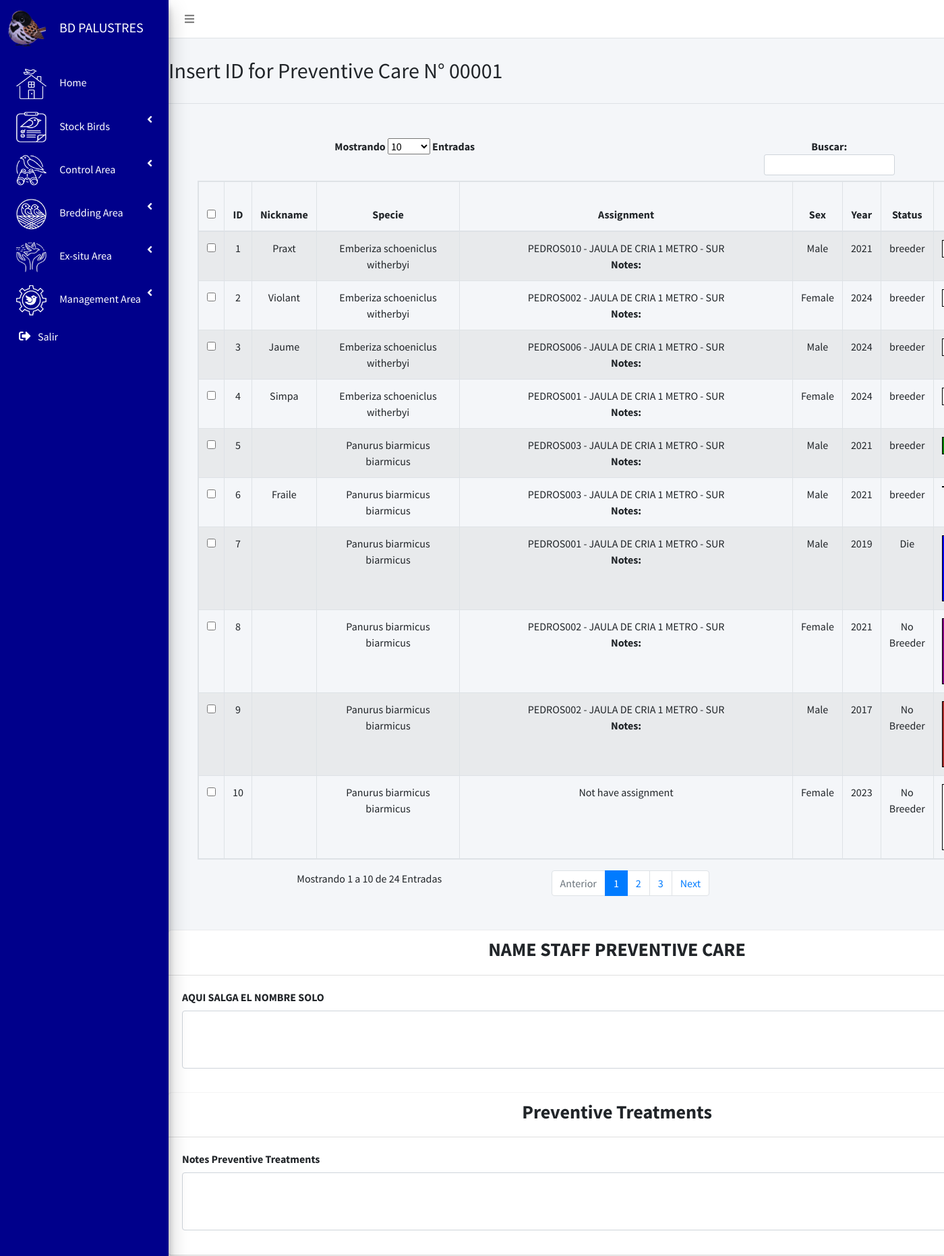
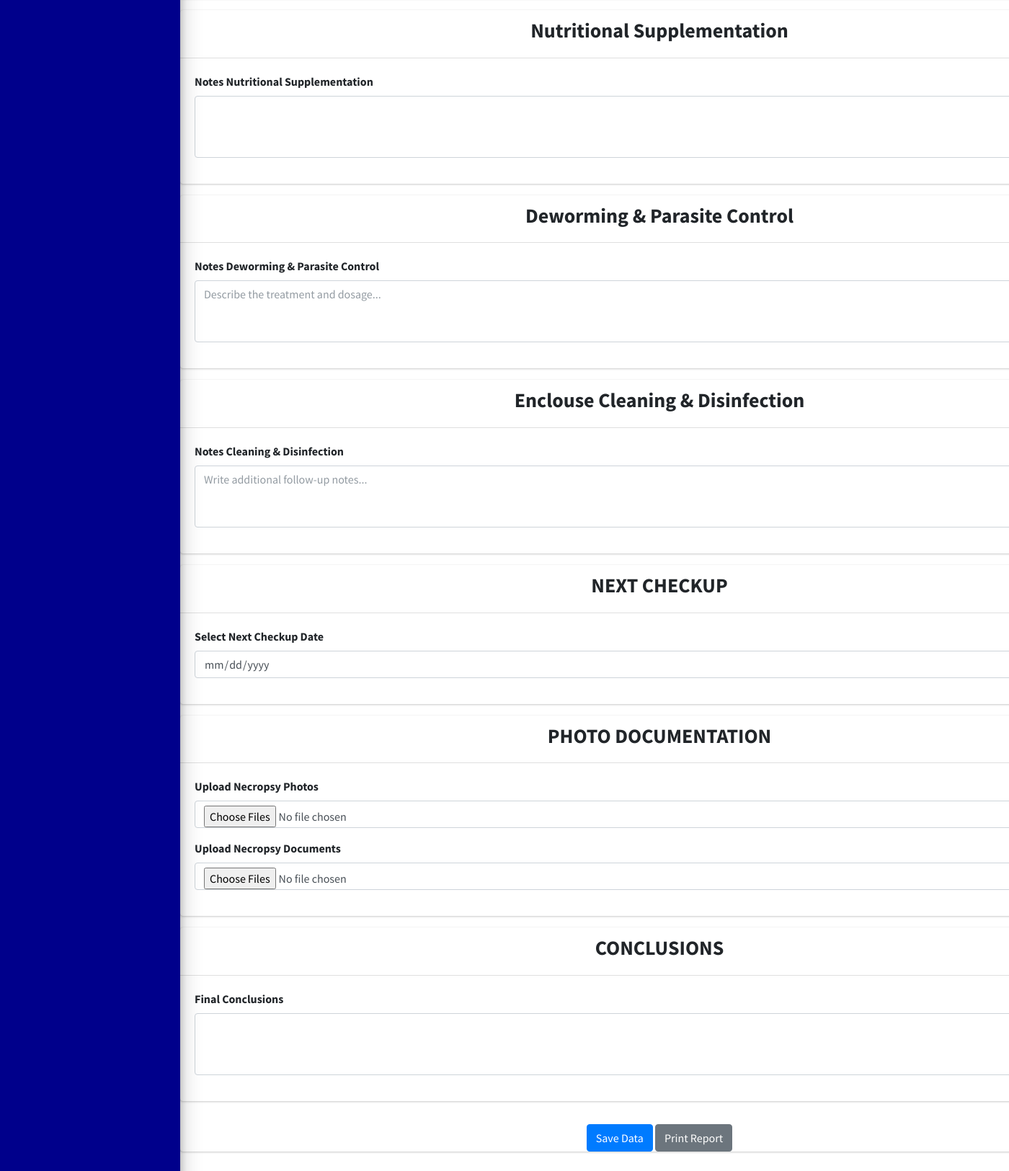
/admin/control_area/preventive_care/insert.php (signed in), run on the app's committed database (2 pictures, top to bottom).
### tables this page shows
CREATE TABLE `individuals` (
  `id_individual` int(255) NOT NULL,
  `id_parents` int(255) NOT NULL,
  `specie` varchar(255) NOT NULL,
  `origin` varchar(255) NOT NULL,
  `origin_type` int(255) NOT NULL,
  `born_center` varchar(255) NOT NULL,
  `P.N/Zepa` varchar(255) NOT NULL,
  `Transfer_center` varchar(255) NOT NULL,
  `sex` int(1) NOT NULL,
  `entry_date` date NOT NULL,
  `year` year(4) NOT NULL,
  `nickname` varchar(255) NOT NULL,
  `genetic_code` text NOT NULL,
  `status` varchar(255) NOT NULL,
  `left_leg` int(1) NOT NULL,
  `left_ring_type` varchar(255) NOT NULL,
  `left_ring_color` varchar(255) NOT NULL,
  `left_letter_color` varchar(255) NOT NULL,
  `left_ring_numer` varchar(255) NOT NULL,
  `right_leg` int(1) NOT NULL,
  `right_ring_type` varchar(255) NOT NULL,
  `right_ring_color` varchar(255) NOT NULL,
  `right_letter_color` varchar(255) NOT NULL,
  `right_ring_numer` varchar(255) NOT NULL,
  `notes` text NOT NULL,
  `Photo/doc` mediumblob NOT NULL
);

CREATE TABLE `species` (
  `id_species` int(255) NOT NULL,
  `scientific_name` varchar(255) NOT NULL,
  `common_name` varchar(255) NOT NULL
);

CREATE TABLE `facilities` (
  `id_facility` int(255) NOT NULL,
  `name_facility` varchar(255) NOT NULL,
  `type_facility` varchar(255) NOT NULL,
  `location` varchar(255) NOT NULL,
  `notes` text NOT NULL
);

### admin/control_area/preventive_care/insert.php (the view, shortened to what this page needs)
<?php include_once "../../../conf/Config.php";
include_once BASE_URL . "/paginas/cabecera_tercer_nivel.php";
$sentencia_insert = $db->query("SELECT COUNT(*) as total FROM preventive_care");
$row_insert = $sentencia_insert->fetch_assoc();
$itemData_insert = array('id_preventi_care' => $row_insert['total']);
$conteo = $itemData_insert['id_preventi_care'] + 1;
$id_individual= $conteo;
?>
<main role="main" class="content-wrapper">
    <div class="d-flex justify-content-between flex-wrap flex-md-nowrap align-items-center pt-3 pb-2 mb-3 border-bottom">
        <h1 class="h2 text-center">Insert ID for Preventive Care <?php echo 'N° 0000' . $id_individual ?></h1>
    </div>
    <div class="content-header">
        <div class="container-fluid">
            <div class="col-12">
                <form method="post" action="new_preventive_care.php" enctype="multipart/form-data" id="form_insert">
<?php
$sentencia = $base_de_datos->query("SELECT * FROM individuals, species  where species.id_species = individuals.specie");
$usuario = $sentencia->fetchAll(PDO::FETCH_OBJ);
?>
      <div class="card-body">
        <center>
          <table id="example1" class="table table-bordered table-striped table-responsive">
            <thead>
              <tr>
                <th>
                  <input type="checkbox" id="select_all">
                </th>
                <th><center>ID</center></th>
                <th><center>Nickname</center></th>
                <th><center>Specie</center></th>
                <th><center>Assignment</center></th>
                <th><center>Sex</center></th>
                <th><center>Year</center></th>
                <th><center>Status</center></th>
                <th><center>Left Leg</center></th>
              </tr>
            </thead>
            <tbody>
              <?php foreach($usuario as $individuals) { ?>
                <tr>
                  <td>
                    <input type="checkbox" class="select-individual" name="selected_individuals[]" value="<?php echo $individuals->id_individual; ?>">
                  </td>
                  <td><center><?php echo $individuals->id_individual ?></center></td>
                  <td><center><?php echo $individuals->nickname ?></center></td>
                  <td width="20%"><center><?php echo $individuals->scientific_name ?></center></td>
                  <?php
                  $sentencia_assi = $base_de_datos->prepare("SELECT id_assignment, assignment_date, id_facility_name, notes  FROM facility_assignment where id_individual_assi = ? AND assignment_date!='' AND finish_date is null");
                  $sentencia_assi->execute([$individuals->id_individual]);
                  $assi = $sentencia_assi->fetch(PDO::FETCH_OBJ);
                  ?>
                  <td width="50%"><center>
                    <?php if(empty($assi->id_facility_name)){
                      echo "Not have assignment";
                    } else {
                      $sentencia_fac = $base_de_datos->prepare("SELECT name_facility, type_facility, location, notes FROM facilities WHERE id_facility  = ?;");
                      $sentencia_fac->execute([$assi->id_facility_name]);
                      $fac = $sentencia_fac->fetch(PDO::FETCH_OBJ);
                      echo $fac->name_facility.' - '.$fac->type_facility.' - '.$fac->location.'<br><strong>Notes:</strong> '.$fac->notes;
                    } ?>
                  </center></td>
                  <td><center><?php
                    switch ($individuals->sex) {
                      case '0': echo "Indeterminate"; break;
                      case '1': echo "Male"; break;
                      case '2': echo "Female"; break;
                    }
                  ?></center></td>
                  <td><center><?php echo $individuals->year ?></center></td>
                  <td><center><?php echo $individuals->status ?></center></td>
                  <td>
                    <div class="col-12" style="background-color:<?php echo $individuals->left_ring_color ?> ; border: 1px solid #000000">
                    </div>
                  </td>
                </tr>
              <?php } ?>
            </tbody>
          </table>
        </center>
      </div>
    </div>
  </div>
</div>
<div class="card mb-12">
    <div class="card-header text-center">
        <h3><strong>NAME STAFF PREVENTIVE CARE</strong></h3>
    </div>
    <div class="card-body">
        <div class="form-group">
            <label for="conclusions_text">AQUI SALGA EL NOMBRE SOLO</label>
            <textarea class="form-control" id="conclusions_text" name="conclusions_text" rows="3"></textarea>
        </div>
    </div>
<div class="card mb-12">
    <div class="card-header text-center">
        <div class="tooltip-container" onclick="toggleTooltip(this)">
            <h3><strong>Preventive Treatments</strong></h3>
        </div>
    </div>
    <div class="card-body">
        <div class="form-group">
            <label for="preventive_treatments_text">Notes Preventive Treatments</label>
            <textarea class="form-control" id="preventive_treatments_text" name="preventive_treatments_text" rows="3"></textarea>
        </div>
    </div>
</div>
<div class="card mb-12">
    <div class="card-header text-center">
        <div class="tooltip-container" onclick="toggleTooltip(this)">
            <h3><strong>Nutritional Supplementation</strong></h3>
        </div>
    </div>
    <div class="card-body">
        <div class="form-group">
            <label for="nutricional_supplementation">Notes Nutritional Supplementation</label>
            <textarea class="form-control" id="nutricional_supplementation" name="nutricional_supplementation" rows="3"></textarea>
        </div>
    </div>
</div>
<div class="card mb-12">
    <div class="card-header text-center">
        <div class="tooltip-container" onclick="toggleTooltip(this)">
            <h3><strong>Deworming & Parasite Control</strong></h3>
    </div>
    </div>
    <div class="card-body">
        <div class="form-group">
            <label for="deworming_parasite_control">Notes Deworming & Parasite Control </label>
            <textarea class="form-control" id="deworming_parasite_control" name="deworming_parasite_control" rows="3" placeholder="Describe the treatment and dosage..."></textarea>
        </div>
    </div>
</div>
<div class="card mb-12">
    <div class="card-header text-center">
        <div class="tooltip-container" onclick="toggleTooltip(this)">
            <h3><strong>Enclouse Cleaning & Disinfection</strong></h3>
    </div>
    </div>
    <div class="card-body">
        <div class="form-group">
            <label for=">enclosure_cleaning_disinfection">Notes Cleaning & Disinfection</label>
            <textarea class="form-control" id=">enclosure_cleaning_disinfection" name=">enclosure_cleaning_disinfection" rows="3" placeholder="Write additional follow-up notes..."></textarea>
        </div>
    </div>
</div>
<div class="card mb-12">
    <div class="card-header text-center">
        <h3><strong>NEXT CHECKUP</strong></h3>
    </div>
    <div class="card-body">
        <div class="form-group">
            <label for="next_checkup_date">Select Next Checkup Date</label>
            <input type="date" class="form-control" id="next_checkup_date" name="next_checkup_date">
        </div>
    </div>
</div>
<div class="card mb-12">
    <div class="card-header text-center">
        <h3><strong>PHOTO DOCUMENTATION</strong></h3>
    </div>
    <div class="card-body">
        <div class="form-group">
            <label for="photo_upload">Upload Necropsy Photos</label>
            <input type="file" class="form-control" id="photo_upload" name="photo_upload" multiple>
        </div>
        <div class="form-group">
            <label for="document_upload">Upload Necropsy Documents</label>
            <input type="file" class="form-control" id="document_upload" name="document_upload" multiple>
        </div>
    </div>
</div>
<div class="card mb-12">
    <div class="card-header text-center">
        <h3><strong>CONCLUSIONS</strong></h3>
    </div>
    <div class="card-body">
        <div class="form-group">
            <label for="conclusions_text">Final Conclusions</label>
            <textarea class="form-control" id="conclusions_text" name="conclusions_text" rows="3"></textarea>
        </div>
    </div>
</div>
    <div class="text-center mt-3">
        <button type="submit" class="btn btn-primary">Save Data</button>
        <button type="button" class="btn btn-secondary" onclick="printReport()">Print Report</button>
    </div>
</main>
<?php  include_once BASE_URL . "/paginas/pie_3.php";   ?>

### paginas/cabecera_tercer_nivel.php (style rules this page uses)
.content-wrapper { transition: margin-left 0.3s ease-in-out, width 0.3s ease-in-out; margin-left: 10px; width: calc(95%); }

### admin/control_area/preventive_care/insert.php (style rules this page uses)
.tooltip-container { position: relative; display: inline-block; cursor: pointer; }

### data on the page
individuals: id_individual "1", nickname "Praxt", species.scientific_name "Emberiza schoeniclus witherbyi", facilities.name_facility "PEDROS010", facilities.type_facility "JAULA DE CRIA 1 METRO", facilities.location "SUR", sex "Male", year "2021", status "breeder"
individuals: id_individual "2", nickname "Violant", species.scientific_name "Emberiza schoeniclus witherbyi", facilities.name_facility "PEDROS002", facilities.type_facility "JAULA DE CRIA 1 METRO", facilities.location "SUR", sex "Female", year "2024", status "breeder"
individuals: id_individual "3", nickname "Jaume", species.scientific_name "Emberiza schoeniclus witherbyi", facilities.name_facility "PEDROS006", facilities.type_facility "JAULA DE CRIA 1 METRO", facilities.location "SUR", sex "Male", year "2024", status "breeder"
individuals: id_individual "4", nickname "Simpa", species.scientific_name "Emberiza schoeniclus witherbyi", facilities.name_facility "PEDROS001", facilities.type_facility "JAULA DE CRIA 1 METRO", facilities.location "SUR", sex "Female", year "2024", status "breeder"
individuals: id_individual "5", species.scientific_name "Panurus biarmicus biarmicus", facilities.name_facility "PEDROS003", facilities.type_facility "JAULA DE CRIA 1 METRO", facilities.location "SUR", sex "Male", year "2021", status "breeder"
individuals: id_individual "6", nickname "Fraile", species.scientific_name "Panurus biarmicus biarmicus", facilities.name_facility "PEDROS003", facilities.type_facility "JAULA DE CRIA 1 METRO", facilities.location "SUR", sex "Male", year "2021", status "breeder"
individuals: id_individual "7", species.scientific_name "Panurus biarmicus biarmicus", facilities.name_facility "PEDROS001", facilities.type_facility "JAULA DE CRIA 1 METRO", facilities.location "SUR", sex "Male", year "2019", status "Die"
individuals: id_individual "8", species.scientific_name "Panurus biarmicus biarmicus", facilities.name_facility "PEDROS002", facilities.type_facility "JAULA DE CRIA 1 METRO", facilities.location "SUR", sex "Female", year "2021", status "No Breeder"
individuals: id_individual "9", species.scientific_name "Panurus biarmicus biarmicus", facilities.name_facility "PEDROS002", facilities.type_facility "JAULA DE CRIA 1 METRO", facilities.location "SUR", sex "Male", year "2017", status "No Breeder"
individuals: id_individual "10", species.scientific_name "Panurus biarmicus biarmicus", shows "Not have assignment", sex "Female", year "2023", status "No Breeder"

### other printed values
$id_individual "1"
